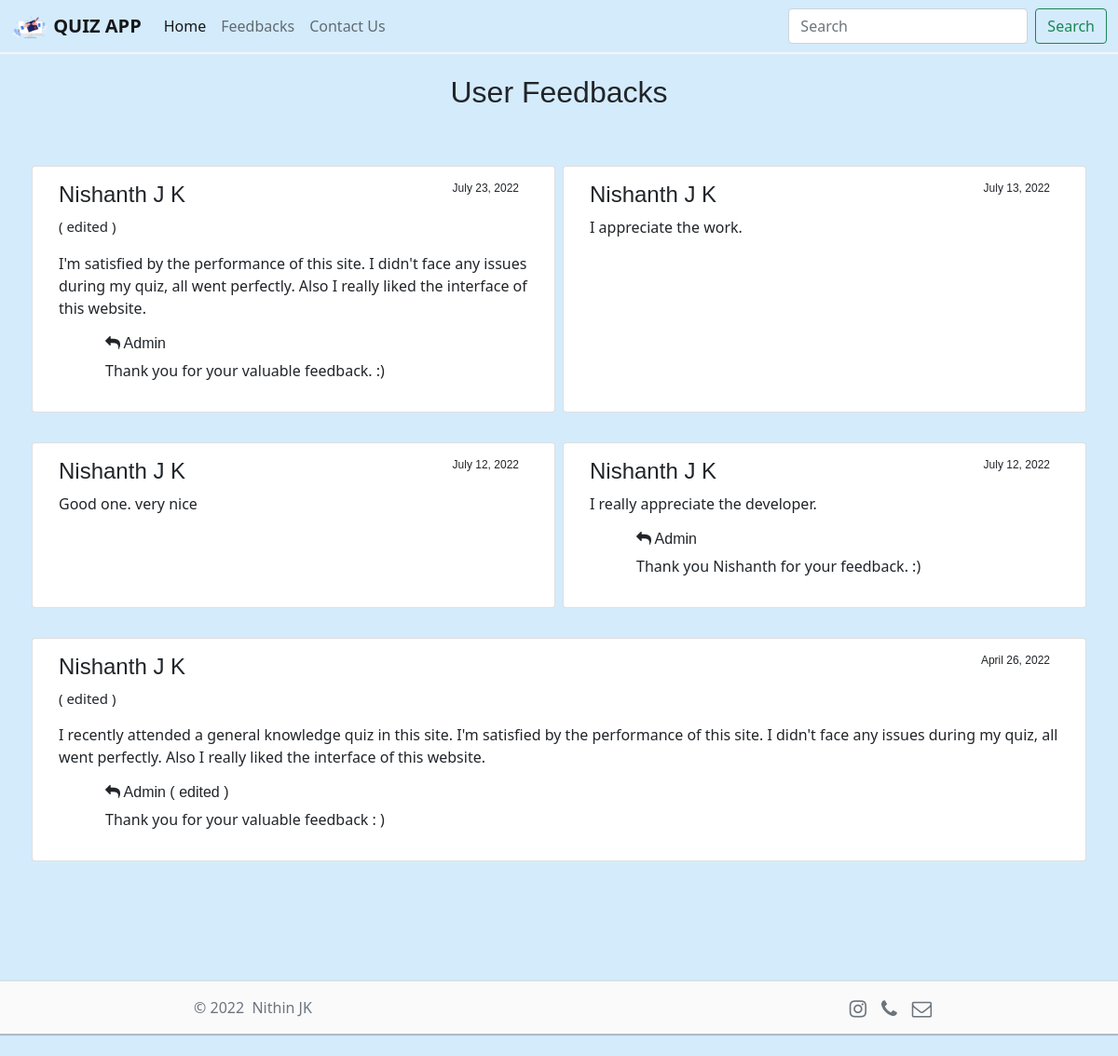
The app's page /feedbacks with its own data.
### users/models.py (models this page shows, shortened)
class Feedbacks(models.Model):
    user_id = models.ForeignKey(Users, blank=False, null=False, on_delete=models.CASCADE)
    user_name = models.CharField('Full Name', max_length=100, blank=False)
    feedback = models.TextField(blank=False)
    status = models.CharField('Status', max_length=10, blank=True)
    reply = models.TextField(blank=True)
    reply_status = models.CharField('Reply Status', max_length=10, blank=True)
    date = models.DateField('Date Posted')
    class Meta:
        ordering = ('-date',)

### users/views.py (the view)
# urls.py: path('feedbacks', users_views.feedbacks, name='feedbacks'),
def feedbacks(request):
    feedbacks = Feedbacks.objects.all
    return render(request, 'user_feedbacks.html', {'current_year': current_year, 'feedbacks': feedbacks,})

### templates/user_feedbacks.html
{% include 'header.html' %}
{% block content %}
<div class="container">
    <h2 class="text-center">User Feedbacks</h2>
    <br>
    <div class="row">
        {% if feedbacks %}
        {% for item in feedbacks %}
        {% if forloop.counter|divisibleby:2 == 0 %}
        <div class="w-100"></div><br>
        {% endif %}
        <div class="card col-sm m-1">
            <div class="card-body">
                {% if item.status == 'edited' %}
                <h4>{{ item.user_name }}<p style="font-size: 12px; float: right;">{{ item.date }}&nbsp;&nbsp;&nbsp;</p>
                </h4>
                <p style="font-size: 15px;">( edited )</p>
                {% else %}
                <h4>{{ item.user_name }}<p style="font-size: 12px; float: right;">{{ item.date }}&nbsp;&nbsp;&nbsp;</p>
                </h4>
                {% endif %}
                <p>{{ item.feedback }}</p>
                {% if item.reply %}
                <div id="reply" style="margin-left: 50px;">
                    {% if item.reply_status == 'edited' %}
                    <h6><i class="fa fa-reply" aria-hidden="true"></i> Admin ( edited )</h6>
                    {% else %}
                    <h6><i class="fa fa-reply" aria-hidden="true"></i> Admin</h6>
                    {% endif %}
                    <p>{{ item.reply }}</p>
                </div>
                {% endif %}
            </div>
        </div>
        {% endfor %}
        {% else %}
        <p>No Feedbacks till now :(</p>
        {% endif %}
    </div>
</div>
{% endblock %}
{% include 'footer.html' %}

### static/css/main.css (style rules this page uses)
body { background: #d4ebfc; }
h1, h2, h3, h4, h5, h6 { font-family: 'Trebuchet MS', 'Lucida Sans Unicode', 'Lucida Grande', 'Lucida Sans', Arial, sans-serif; }

### records on screen
Feedbacks: user_name "Nishanth J K", date "July 23, 2022", feedback "I'm satisfied by the performance of this site. I didn't face any issues during my quiz, all went perfectly. Also I really liked the interface of this website.", reply_status "Admin", reply "Thank you for your valuable feedback. :)"
Feedbacks: user_name "Nishanth J K", date "July 13, 2022", feedback "I appreciate the work."
Feedbacks: user_name "Nishanth J K", date "July 12, 2022", feedback "Good one. very nice"
Feedbacks: user_name "Nishanth J K", date "July 12, 2022", feedback "I really appreciate the developer.", reply_status "Admin", reply "Thank you Nishanth for your feedback. :)"
Feedbacks: user_name "Nishanth J K", date "April 26, 2022", feedback "I recently attended a general knowledge quiz in this site. I'm satisfied by the performance of this site. I didn't face any issues during my quiz, all went perfectly. Also I really liked the interface of this website.", reply_status "Admin ( edited )", reply "Thank you for your valuable feedback : )"

### other values on screen
{{ current_year }} "2022"
